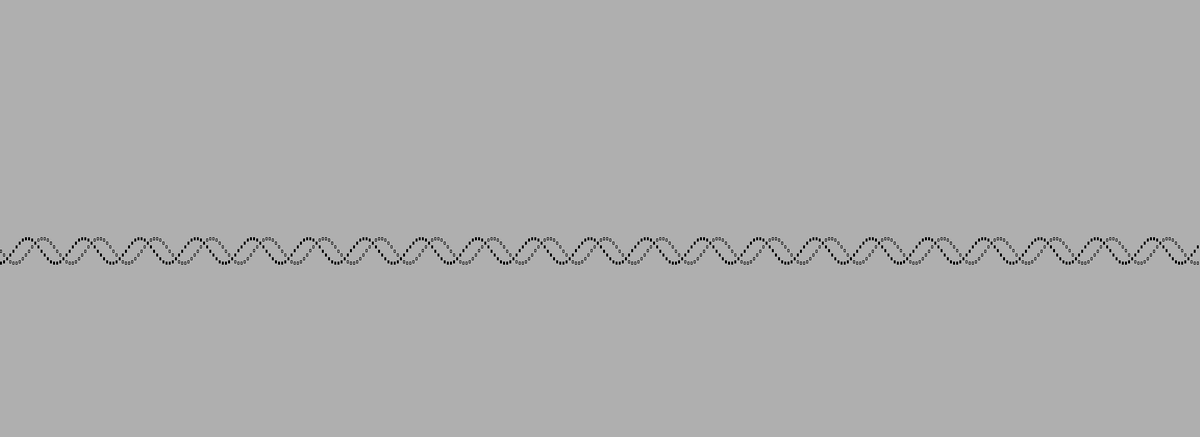
Frame 1 (no input)
Frame 60 (the mouse pressed at the canvas centre just before this capture): identical to frame 1, image omitted
Frame 120 (the mouse held since frame 60 and released just before this capture): identical to frame 1, image omitted

The Processing sketch that drew this single still picture (run headless with seeded random() and noise(); from frame 60 on, the mouse is pressed at the canvas centre):

// Processing sketch: Math_3_Parametric_Sines_2
// ── Math_3_Parametric_Sines_2.pde
float x1,x2;
int degrees = 360;
float[] sinValues = new float[degrees];

void setup(){
  size(1920, 700);
  smooth();
  background(175);
  x1 = 0;
  x2 = height/2;
  translate(x1, x2);
  float r1 = radians(90);
  float r2 = radians(180);
  println("90 is: "+ r1);
  println("180 is: " + r2);
  float d1 = degrees(PI);
  float d2 = degrees(TWO_PI);
  println(d1);
  println(d2);

  float offset = 50.0;
  float scaleVal = 20.0;
  float angleInc = PI/18.0;
  float angle = 0.0;
  for(int x = 0; x <= width; x +=5){
      float y = offset + (sin(angle)*scaleVal);
      fill(255);
      rect(x,y,2,4);
      angle += angleInc;
      y = offset + (cos(angle)*scaleVal);
      fill(0);
      rect(x,y, 2,4);
      angle += angleInc;
  }
  
}

void draw(){
  
}
